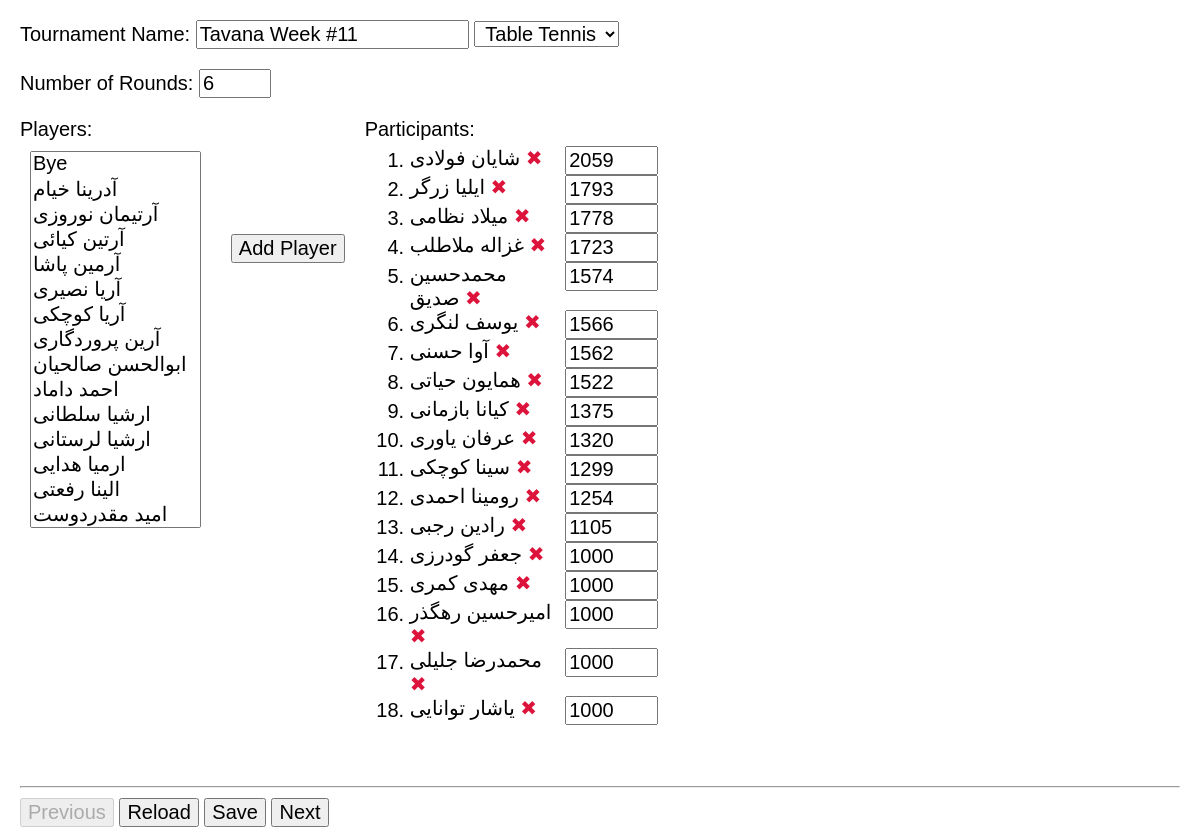
The page /111/tournament/ on the database its author committed.
### app/models.py (models this page shows)
class Tournament(models.Model):
    name = models.CharField(max_length=100, null=False, unique=True)
    sport = models.ForeignKey(Sport(), on_delete=models.CASCADE, null=True)
    number_of_rounds = models.IntegerField(null=True)
    class Meta:
        ordering = ['sport', 'name', ]
    def __str__(self):
        return self.name

class Sport(models.Model):
    name = models.CharField(max_length=20, unique=True, null=False)
    def __str__(self):
        return self.name

class Participant(models.Model):
    tournament = models.ForeignKey(Tournament, on_delete=models.CASCADE)
    player = models.ForeignKey(Player, on_delete=models.CASCADE)
    initial_rating = models.IntegerField(null=True)
    class Meta:
        unique_together = ['tournament', 'player', ]
        ordering = ['tournament', 'player', ]
    def __str__(self):
        return '{} ({})'.format(self.player, self.tournament)

class Player(models.Model):
    firstname = models.CharField(max_length=20)
    lastname = models.CharField(max_length=30)
    class Meta:
        ordering = ['firstname', 'lastname', ]
        unique_together = ['firstname', 'lastname', ]
    def __str__(self):
        return self.firstname+' '+self.lastname

### app/views.py (the view)
# urls.py: path('tournament/', views.tournament),
def tournament(request, tournamentId=None):
    print('==========tournament==========')
    print(tournamentId)
    players_list = models.Player.objects.all().order_by('firstname', 'lastname')
    sports_list = models.Sport.objects.all()
    theTour = models.Tournament.objects.get(
        id=tournamentId) if tournamentId else None
    participants = models.Participant.objects.filter(
        tournament=theTour).order_by('-initial_rating')
    context = {'tournament': theTour, 'sports_list': sports_list,
               'players_list': players_list,
               'participants': participants, }
    print(context)
    return render(request, 'tournament.html', context)

### app/templates/tournament.html (shortened to what this page needs)
{% extends "template.html" %}
{% load static %}
{% block content %}
<form id="theForm" method="POST">
    <p>
        <label>Tournament Name:
            <input type="text" name="tournamentName" placeholder="Enter tournament name" required
                value="{{ tournament.name }}">
        </label>
        <select name="sport" style="text-align: center;">
            {% for sport in sports_list %}
            <option value="{{ sport }}" "{% if sport == tournament.sport %} selected {% endif %}"> {{sport}} </option>
            {% endfor %}
        </select>
    </p>
    <p>
        <label>Number of Rounds:
            <input type="number" min=1 max=15 size=5 name="number_of_rounds" required
                value="{{ tournament.number_of_rounds }}">
        </label>
    </p>
    <div style="display: flex; flex-wrap: wrap;">
        <div>
            Players: <br>
            <select id="selPlayers" multiple=true size=15 style="margin: 10px;">
                {% for player in players_list %}
                <option value="{{ player.id }}">{{ player.firstname }} {{ player.lastname }}</option>
                {% endfor %}
            </select>
        </div>
        <div style="padding:10% 20px; display: flex; align-items: baseline;">
            <input type="button" value="Add Player" onclick="add_participant()">
        </div>
        <div>
            Participants:
            <ol id="olParticipants" style="margin:5px;">
                {% for participant in participants %}
                <li id="{{ participant.player.id }}">
                    <span style="display:inline-block; width:150px; vertical-align:top;"> {{ participant.player }}
                        <a href="#" tabindex=-1 onclick="remove_participant(event)" class="remove" title="remove">
                            &#10006; </a>
                    </span>
                    <input type="text" placeholder="Rating" size=5 oninput="check_int(event)" required
                        value="{{ participant.initial_rating }}">
                </li>
                {% endfor %}
            </ol>
        </div>
    </div>
    <label id="lblError" class="error" style="padding-left: 8em;"></label>
</form>
{% endblock %}

### app/static/style.css (style rules this page uses)
body { font-family: Calibri, Arial, sans-serif; font-size: 20px; margin: 0px 20px; }
* { font-family: Calibri, Arial, sans-serif; font-size: 20px; }
label.error { color: crimson; }
a.remove { color: crimson; text-decoration: none; }
input { margin-left: 0em; }

### rows shown on the page
Tournament: tournamentName "Tavana Week #11", sport "Table Tennis", number_of_rounds "6"
Participant: player "شایان فولادی", initial_rating "2059"
Participant: player "ایلیا زرگر", initial_rating "1793"
Participant: player "میلاد نظامی", initial_rating "1778"
Participant: player "غزاله ملاطلب", initial_rating "1723"
Participant: player "محمدحسین صدیق", initial_rating "1574"
Participant: player "یوسف لنگری", initial_rating "1566"
Participant: player "آوا حسنی", initial_rating "1562"
Participant: player "همایون حیاتی", initial_rating "1522"
Participant: player "کیانا بازمانی", initial_rating "1375"
Participant: player "عرفان یاوری", initial_rating "1320"
Participant: player "سینا کوچکی", initial_rating "1299"
Participant: player "رومینا احمدی", initial_rating "1254"
Participant: player "رادین رجبی", initial_rating "1105"
Participant: player "جعفر گودرزی", initial_rating "1000"
Participant: player "مهدی کمری", initial_rating "1000"
Participant: player "امیرحسین رهگذر", initial_rating "1000"
Participant: player "محمدرضا جلیلی", initial_rating "1000"
Participant: player "یاشار توانایی", initial_rating "1000"
